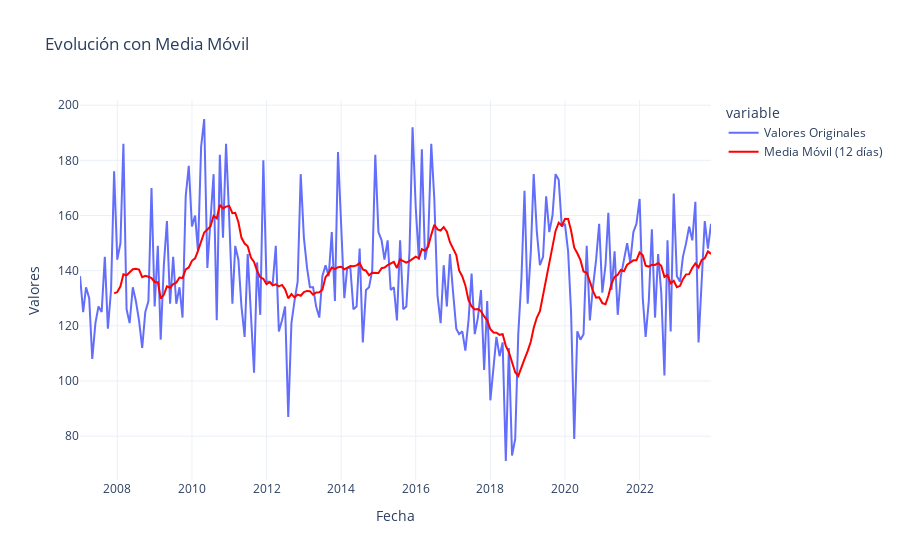

The cell this chart's notebook holds for it:
### Code cell
analisis_st.graficar_media_movil(window=12)

### Figure 1 — Plotly figure (JSON) as saved in the notebook; plotly's stock layout.template omitted (floating-point values rounded to 4 significant figures; data arrays with more than 128 entries replaced by an {"elided": "..."} marker saying what was removed)
{"data": [{"hovertemplate": "variable=Accidentes<br>Fecha=%{x}<br>value=%{y}<extra></extra>", "legendgroup": "Accidentes", "line": {"color": "#636efa", "dash": "solid"}, "marker": {"symbol": "circle"}, "mode": "lines", "name": "Valores Originales", "orientation": "v", "showlegend": true, "type": "scatter", "x": {"elided": "204 str values"}, "xaxis": "x", "y": {"elided": "204 int values"}, "yaxis": "y"}, {"hovertemplate": "variable=rolling_window<br>Fecha=%{x}<br>value=%{y}<extra></extra>", "legendgroup": "rolling_window", "line": {"color": "red", "dash": "solid"}, "marker": {"symbol": "circle"}, "mode": "lines", "name": "Media Móvil (12 días)", "orientation": "v", "showlegend": true, "type": "scatter", "x": {"elided": "204 str values"}, "xaxis": "x", "y": {"elided": "204 float values"}, "yaxis": "y"}], "layout": {"legend": {"title": {"text": "variable"}, "tracegroupgap": 0}, "title": {"text": "Evolución con Media Móvil"}, "xaxis": {"anchor": "y", "domain": [0, 1], "title": {"text": "Fecha"}}, "yaxis": {"anchor": "x", "domain": [0, 1], "title": {"text": "Valores"}}}}
